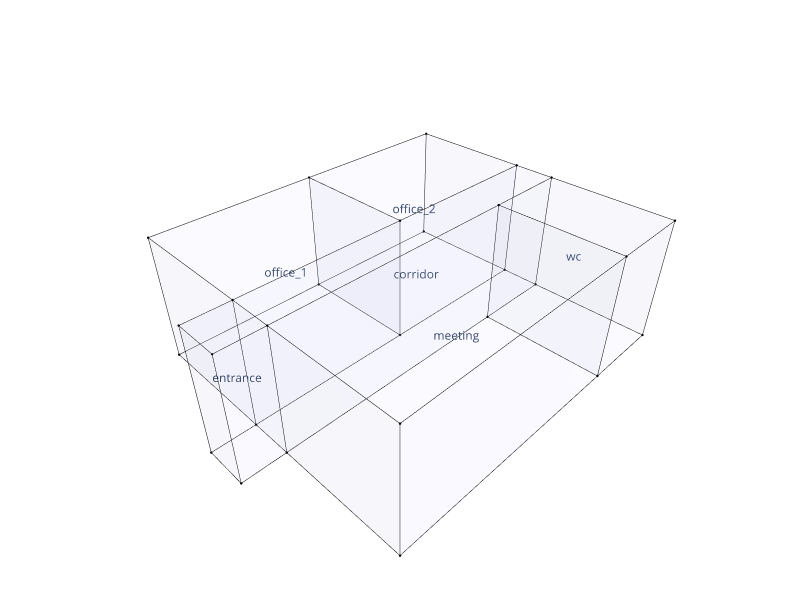

Notebook code for this chart:
### Markdown cell above
## 7. Show the geometry

### Code cell
# For proper visualisation we will place a vertex at the centroid to show the room name

centroids = []
for cell in cells:
    centroid = Topology.Centroid(cell)
    d = Topology.Dictionary(cell)
    d = Dictionary.SetValueAtKey(d, "size", 0.00001) # very small vertex size so it disappears
    centroid = Topology.SetDictionary(centroid, d)
    centroids.append(centroid)

Topology.Show(building, centroids,
              vertexSizeKey="size",
              vertexColorKey="color",
              showVertexLabel = True,
              vertexLabelKey="name",
              edgeWidthKey="width",
              edgeColorKey="color",
              faceColor=[210,210,250],
              faceOpacity=0.07,
              width=800,
              height=600,
              backgroundColor="white",
              renderer= renderer)

### Figure 1 — Plotly figure (JSON) as saved in the notebook; plotly's stock layout.template omitted (floating-point values rounded to 4 significant figures; data arrays with more than 128 entries replaced by an {"elided": "..."} marker saying what was removed)
{"data": [{"customdata": [" ", " ", " ", " ", " ", " ", " ", " ", " ", " ", " ", " ", " ", " ", " ", " ", " ", " ", " ", " ", " ", " ", " ", " ", " ", " ", " ", " "], "hoverinfo": "text", "hovertemplate": ["Click  ", "Click  ", "Click  ", "Click  ", "Click  ", "Click  ", "Click  ", "Click  ", "Click  ", "Click  ", "Click  ", "Click  ", "Click  ", "Click  ", "Click  ", "Click  ", "Click  ", "Click  ", "Click  ", "Click  ", "Click  ", "Click  ", "Click  ", "Click  ", "Click  ", "Click  ", "Click  ", "Click  "], "hovertext": [" ", " ", " ", " ", " ", " ", " ", " ", " ", " ", " ", " ", " ", " ", " ", " ", " ", " ", " ", " ", " ", " ", " ", " ", " ", " ", " ", " "], "legendgroup": "1", "legendrank": 1, "marker": {"color": ["#000000", "#000000", "#000000", "#000000", "#000000", "#000000", "#000000", "#000000", "#000000", "#000000", "#000000", "#000000", "#000000", "#000000", "#000000", "#000000", "#000000", "#000000", "#000000", "#000000", "#000000", "#000000", "#000000", "#000000", "#000000", "#000000", "#000000", "#000000"], "line": {"width": 0}, "opacity": 1, "size": [2.8, 2.8, 2.8, 2.8, 2.8, 2.8, 2.8, 2.8, 2.8, 2.8, 2.8, 2.8, 2.8, 2.8, 2.8, 2.8, 2.8, 2.8, 2.8, 2.8, 2.8, 2.8, 2.8, 2.8, 2.8, 2.8, 2.8, 2.8], "sizemode": "diameter", "symbol": "circle"}, "mode": "markers+text", "name": "1: Untitled (Vertices)", "showlegend": false, "text": [" ", " ", " ", " ", " ", " ", " ", " ", " ", " ", " ", " ", " ", " ", " ", " ", " ", " ", " ", " ", " ", " ", " ", " ", " ", " ", " ", " "], "type": "scatter3d", "x": [0, 1, 1, 0, 1, 0, 1, 0, 7, 9, 9, 5, 7, 9, 9, 5, 1, 7, 7, 1, 9, 9, 9, 5, 9, 5, 1, 1], "y": [3, 3, 4, 4, 3, 3, 4, 4, 3, 3, 4, 4, 3, 3, 4, 4, 0, 0, 0, 0, 0, 0, 7, 7, 7, 7, 7, 7], "z": [-1.5, -1.5, -1.5, -1.5, 1.5, 1.5, 1.5, 1.5, -1.5, -1.5, -1.5, -1.5, 1.5, 1.5, 1.5, 1.5, -1.5, -1.5, 1.5, 1.5, -1.5, 1.5, -1.5, -1.5, 1.5, 1.5, -1.5, 1.5]}, {"hoverinfo": "text", "hovertext": [], "legendgroup": "2", "legendrank": 2, "line": {"color": "#000000", "dash": "solid", "width": 1}, "marker": {"color": "#000000", "size": 0.25, "symbol": "circle"}, "mode": "markers+lines", "name": "1: Untitled (Edges)", "showlegend": false, "text": [], "type": "scatter3d", "x": {"elided": "156 int values"}, "y": {"elided": "156 int values"}, "z": {"elided": "156 float values"}}, {"cmax": 1, "cmin": 0, "color": "#D2D2FA", "colorscale": [[0, "#440154"], [0.1111, "#482878"], [0.2222, "#3e4989"], [0.3333, "#31688e"], [0.4444, "#26828e"], [0.5556, "#1f9e89"], [0.6667, "#35b779"], [0.7778, "#6ece58"], [0.8889, "#b5de2b"], [1, "#fde725"]], "flatshading": true, "hoverinfo": "text", "hovertext": "", "i": [0, 1, 0, 0, 4, 4, 6, 6, 1, 1, 6, 6, 0, 0, 10, 9, 9, 9, 10, 10, 13, 13, 14, 14, 15, 15, 15, 12, 14, 14, 16, 17, 16, 16, 18, 18, 17, 17, 12, 12, 20, 16, 20, 20, 21, 21, 13, 13, 11, 8, 14, 14, 24, 24, 23, 25, 24, 24, 8, 2, 25, 25, 2, 2, 25, 25], "j": [1, 3, 4, 5, 0, 2, 2, 3, 5, 7, 5, 7, 2, 8, 9, 8, 4, 12, 12, 13, 10, 11, 11, 8, 8, 2, 6, 15, 12, 15, 17, 0, 18, 19, 16, 9, 19, 4, 19, 4, 16, 9, 21, 18, 20, 10, 18, 12, 8, 23, 11, 22, 22, 23, 8, 23, 15, 25, 2, 26, 23, 26, 6, 27, 6, 27], "k": [2, 2, 5, 1, 2, 6, 3, 7, 7, 3, 4, 5, 8, 9, 11, 11, 0, 4, 9, 12, 11, 14, 8, 15, 2, 6, 4, 4, 13, 12, 9, 9, 19, 17, 9, 12, 4, 0, 18, 19, 10, 10, 18, 16, 10, 13, 21, 18, 22, 22, 22, 24, 23, 25, 15, 15, 14, 15, 23, 23, 26, 27, 27, 26, 15, 6], "legendgroup": "3", "legendrank": 3, "lighting": {"facenormalsepsilon": 0}, "name": "1: Untitled (Faces)", "opacity": 0.07, "showlegend": false, "showscale": false, "text": "", "type": "mesh3d", "x": [1, 0, 1, 0, 1, 0, 1, 0, 5, 7, 9, 9, 7, 9, 9, 5, 7, 1, 7, 1, 9, 9, 9, 5, 9, 5, 1, 1], "y": [3, 3, 4, 4, 3, 3, 4, 4, 4, 3, 3, 4, 3, 3, 4, 4, 0, 0, 0, 0, 0, 0, 7, 7, 7, 7, 7, 7], "z": [-1.5, -1.5, -1.5, -1.5, 1.5, 1.5, 1.5, 1.5, -1.5, -1.5, -1.5, -1.5, 1.5, 1.5, 1.5, 1.5, -1.5, -1.5, 1.5, 1.5, -1.5, 1.5, -1.5, -1.5, 1.5, 1.5, -1.5, 1.5]}, {"customdata": ["entrance"], "hoverinfo": "text", "hovertemplate": ["Click entrance"], "hovertext": ["entrance"], "legendgroup": "5", "legendrank": 5, "marker": {"color": ["#000000"], "line": {"width": 0}, "opacity": 1, "size": [1e-05], "sizemode": "diameter", "symbol": "circle"}, "mode": "markers+text", "name": "2: entrance (Vertices)", "showlegend": false, "text": ["entrance"], "type": "scatter3d", "x": [0.5], "y": [3.5], "z": [0]}, {"customdata": ["corridor"], "hoverinfo": "text", "hovertemplate": ["Click corridor"], "hovertext": ["corridor"], "legendgroup": "9", "legendrank": 9, "marker": {"color": ["#000000"], "line": {"width": 0}, "opacity": 1, "size": [1e-05], "sizemode": "diameter", "symbol": "circle"}, "mode": "markers+text", "name": "3: corridor (Vertices)", "showlegend": false, "text": ["corridor"], "type": "scatter3d", "x": [5], "y": [3.5], "z": [0]}, {"customdata": ["office_1"], "hoverinfo": "text", "hovertemplate": ["Click office_1"], "hovertext": ["office_1"], "legendgroup": "13", "legendrank": 13, "marker": {"color": ["#000000"], "line": {"width": 0}, "opacity": 1, "size": [1e-05], "sizemode": "diameter", "symbol": "circle"}, "mode": "markers+text", "name": "4: office_1 (Vertices)", "showlegend": false, "text": ["office_1"], "type": "scatter3d", "x": [3], "y": [5.5], "z": [0]}, {"customdata": ["office_2"], "hoverinfo": "text", "hovertemplate": ["Click office_2"], "hovertext": ["office_2"], "legendgroup": "17", "legendrank": 17, "marker": {"color": ["#000000"], "line": {"width": 0}, "opacity": 1, "size": [1e-05], "sizemode": "diameter", "symbol": "circle"}, "mode": "markers+text", "name": "5: office_2 (Vertices)", "showlegend": false, "text": ["office_2"], "type": "scatter3d", "x": [7], "y": [5.5], "z": [0]}, {"customdata": ["meeting"], "hoverinfo": "text", "hovertemplate": ["Click meeting"], "hovertext": ["meeting"], "legendgroup": "21", "legendrank": 21, "marker": {"color": ["#000000"], "line": {"width": 0}, "opacity": 1, "size": [1e-05], "sizemode": "diameter", "symbol": "circle"}, "mode": "markers+text", "name": "6: meeting (Vertices)", "showlegend": false, "text": ["meeting"], "type": "scatter3d", "x": [4], "y": [1.5], "z": [0]}, {"customdata": ["wc"], "hoverinfo": "text", "hovertemplate": ["Click wc"], "hovertext": ["wc"], "legendgroup": "25", "legendrank": 25, "marker": {"color": ["#000000"], "line": {"width": 0}, "opacity": 1, "size": [1e-05], "sizemode": "diameter", "symbol": "circle"}, "mode": "markers+text", "name": "7: wc (Vertices)", "showlegend": false, "text": ["wc"], "type": "scatter3d", "x": [8], "y": [1.5], "z": [0]}], "layout": {"autosize": true, "height": 600, "margin": {"b": 40, "l": 40, "r": 40, "t": 40}, "paper_bgcolor": "#FFFFFF", "plot_bgcolor": "#FFFFFF", "scene": {"aspectmode": "data", "camera": {"center": {"x": 0, "y": 0, "z": 0}, "eye": {"x": -1.25, "y": -1.25, "z": 1.25}, "projection": {"type": "perspective"}, "up": {"x": 0, "y": 0, "z": 1}}, "xaxis": {"visible": false}, "yaxis": {"visible": false}, "zaxis": {"visible": false}}, "showlegend": true, "width": 800, "xaxis": {"showgrid": false, "visible": false, "zeroline": false}, "yaxis": {"showgrid": false, "visible": false, "zeroline": false}}}
